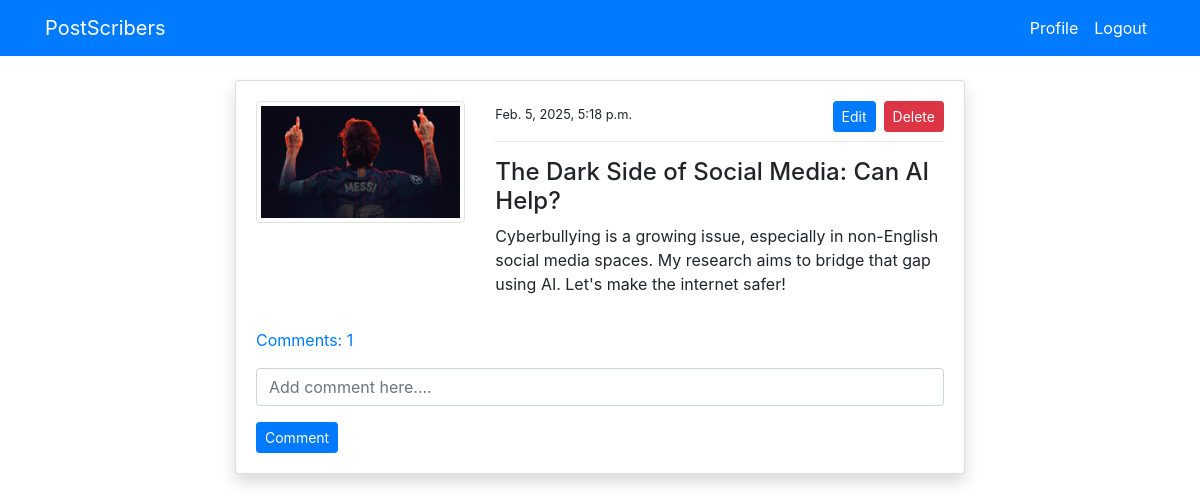
The page /post_detail/5/ (signed in) on the database its author committed.
### blog/models.py (models this page shows, shortened)
class PostModel(models.Model):
    title = models.CharField(max_length=100)
    content = models.TextField()
    author = models.ForeignKey(User, on_delete=models.CASCADE)
    date_created = models.DateTimeField(auto_now_add=True)
    class Meta:
        ordering = ('-date_created',)
    def comment_count(self):
        return self.comment_set.all().count()
    def comments(self):
        return self.comment_set.all()

### users/models.py (models this page shows, shortened)
class ProfileModel(models.Model):
    user = models.OneToOneField(User, on_delete=models.CASCADE)
    image = models.ImageField(default='default.jpg', upload_to='profile', validators=[
                              FileExtensionValidator(['png', 'jpg'])])

### blog/views.py (the view)
# urls.py: path('post_detail/<int:pk>/', views.post_detail, name='blog-post-detail'),
@login_required
def post_detail(request, pk):
    post = PostModel.objects.get(id=pk)
    if request.method == 'POST':
        c_form = CommentForm(request.POST)
        if c_form.is_valid():
            instance = c_form.save(commit=False)
            instance.user = request.user
            instance.post = post
            instance.save()
            return redirect('blog-post-detail', pk=post.id)
    else:
        c_form = CommentForm()
    context = {
        'post': post,
        'c_form': c_form,
    }
    return render(request, 'blog/post_detail.html', context)

### blog/forms.py
class CommentForm(forms.ModelForm):
    content = forms.CharField(
        label='', widget=forms.TextInput(attrs={'placeholder': 'Add comment here....'}))
    class Meta:
        model = Comment
        fields = ('content',)

### templates/blog/post_detail.html (shortened to what this page needs)
{% extends 'partials/base.html' %}
{% load crispy_forms_tags %}
{% block content %}
<div class="container">
    <div class="row mt-5 pt-3">
        <div class="col-md-8 offset-md-2">
            <div class="card my-3 shadow">
                <div class="card-body">
                    <div class="row">
                        <div class="col-md-4">
                            <img class="img-thumbnail" src="{{ post.author.profilemodel.image.url }}" alt="profile-img">
                        </div>
                        <div class="col-md-8">
                            <small>{{ post.date_created }}</small>
                            {% if post.author == request.user %}
                            <span><a class="btn btn-danger float-right btn-sm"
                                    href="{% url 'blog-post-delete' post.id %}">Delete</a></span>
                            <span><a class="btn btn-primary mx-2 float-right btn-sm"
                                    href="{% url 'blog-post-edit' post.id %}">Edit</a></span>
                            {% endif %}
                            <hr>
                            <h4>{{ post.title }}</h4>
                            <p>
                                {{ post.content }}
                            </p>
                        </div>
                    </div>
                    <p class="mt-3">
                        <a class="" data-toggle="collapse" href="#collapseExample" role="button" aria-expanded="false"
                            aria-controls="collapseExample">
                            Comments: {{ post.comment_count }}
                        </a>
                    </p>
                    <form method="POST">
                        {{ c_form|crispy }}
                        <input class="btn btn-primary btn-sm" type="submit" value="Comment">
                    </form>
                </div>
            </div>
        </div>
    </div>
</div>
{% endblock %}

### rows shown on the page
PostModel: author.profilemodel.image (picture), date_created "Feb. 5, 2025, 5:18 p.m.", title "The Dark Side of Social Media: Can AI Help?", content "Cyberbullying is a growing issue, especially in non-English social media spaces. My research aims to bridge that gap using AI. Let's make the internet safer!", comment_count "1"
